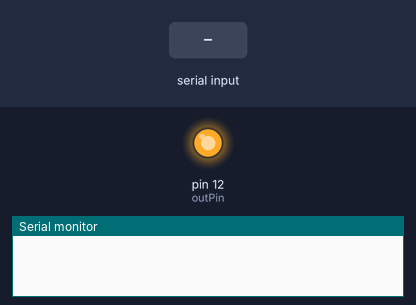
Recording of a sketch running on a simulated Arduino Uno, built with avr-gcc and run on an emulated ATmega328P. Parts: output pins drawn as LEDs (lit = HIGH), the last lines printed to the serial monitor. The inputs (shaded band) are chosen by the test bench.

Above: at 1.2 s.
1.3 s: "m" received over Serial
At 2.0 s:
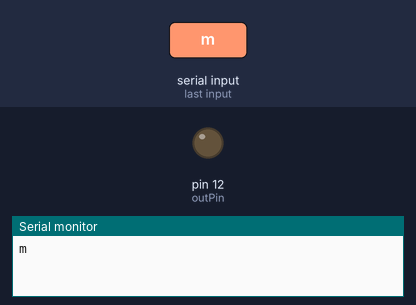
2.8 s: "n" received over Serial
At 3.1 s:
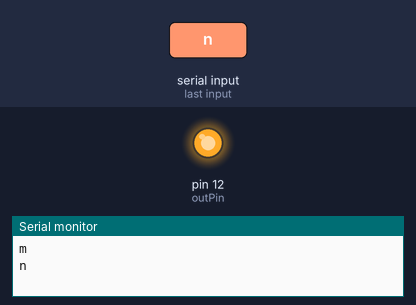
Timing chart, 0 to 5.8 s (numbered marks = the images above; inputs shaded):
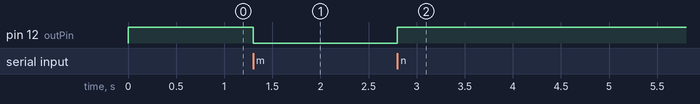

The sketch:

check_gmail_arduino.ino
```cpp
// led wired + to pin 12, resistor to positive +5v

int outPin = 12; // Output connected to digital pin 12
int mail = LOW; // Is there new mail?
int val; // Value read from the serial port

void setup()
{
 pinMode(outPin, OUTPUT); // sets the digital pin as output
 Serial.begin(9600);
 Serial.flush();
 mail = HIGH; // start off with lights out
}

void loop()
{
 // Read from serial port
 if (Serial.available())
 {
   val = Serial.read();
   Serial.println(val, BYTE);

   if (val == 110) // n = 110 in dec
   {
     mail = HIGH;  // HIGH is off because led is connected to +5v on the other side
   }

   else if (val == 109) //109 = m in dec
   {
     mail = LOW; // LOW is on because led is connected to +5v on the other side
   }
 }

 // Set the status of the output pin
 digitalWrite(outPin, mail);
}
```

Measured:
- after the input at 1.3 s, pin 12 (outPin): HIGH → LOW at once
- after the input at 2.8 s, pin 12 (outPin): LOW → HIGH at once
